Frame 1 (no input): blank canvas, image omitted
Frame 60 (no input): blank canvas, image omitted
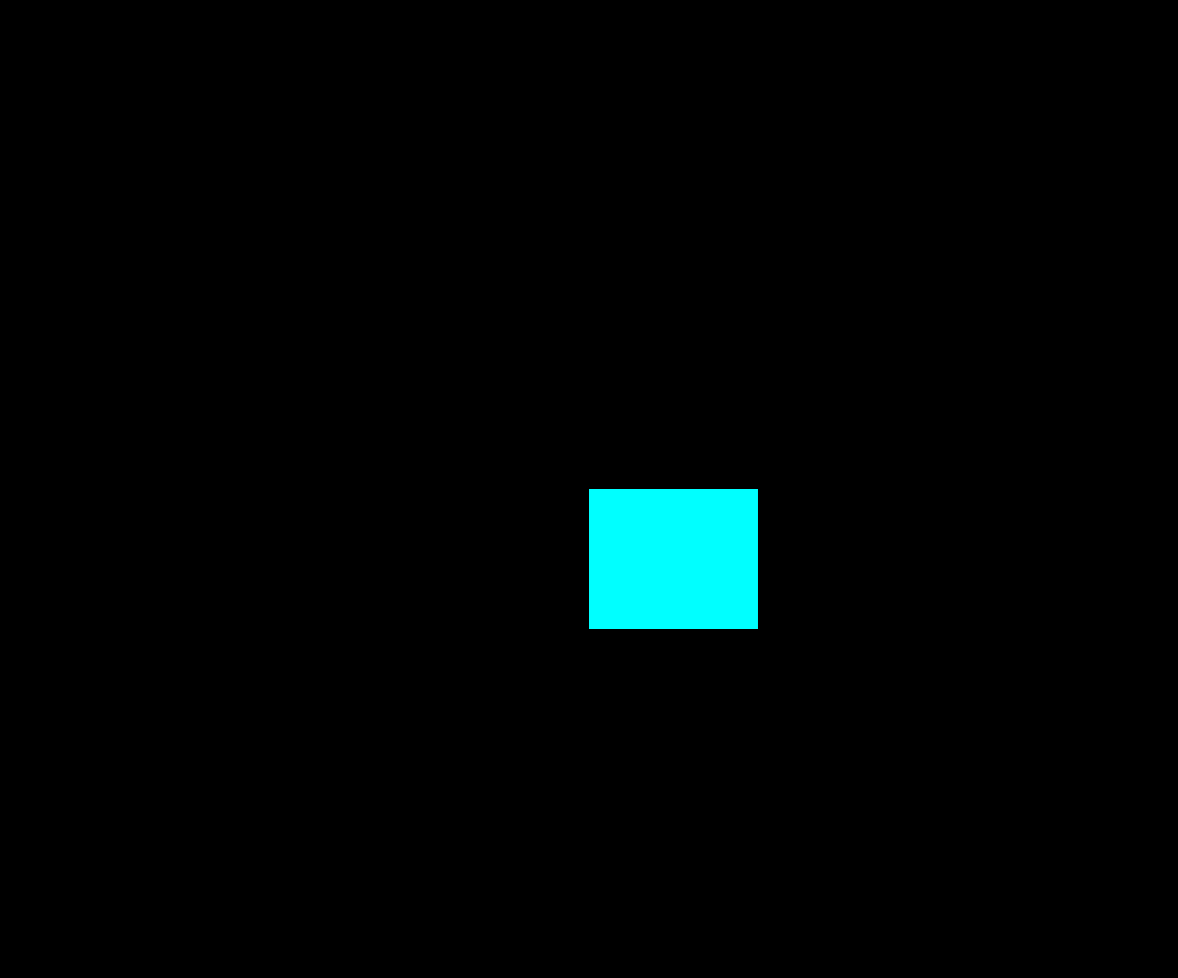
Frame 120 (the mouse pressed at the canvas centre since frame 60)

The p5.js sketch whose frames 1 and 60 were blank and that drew this single picture after the mouse press (run headless with seeded random() and noise() and a simulated clock; from frame 60 on, the mouse is pressed at the canvas centre):

// p5.js sketch
// ── sketch.js
var x, y;
var fader = 115;
var grow = 2 / 7;
function setup() {
    var cnv = createCanvas(window.innerWidth - 22, window.innerHeight - 22);
    var cnvx = (windowWidth - width) / 2;
    var cnvy = (windowHeight - height) / 2;
    cnv.position(cnvx, cnvy);

    background(0);
}

function draw() {
    x = mouseX;
    y = mouseY;
    noStroke();
    fill(0, 255, 255, fader);
    if (mouseIsPressed) {
        rect(x, y, grow * x, grow * y);
    }
}

function reset() {
    background(0);
}

function keyPressed() {
    if (keyIsPressed) {
        reset();
    }
}
